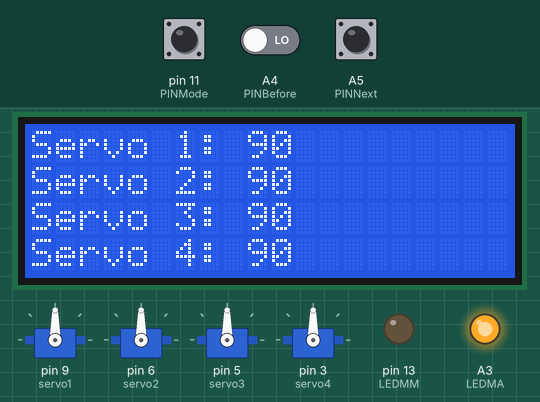
Bench run of a sketch on a simulated Arduino Uno, built with avr-gcc and run on an emulated ATmega328P. Parts: 20×4 character LCD, 4 × servo, output pins drawn as LEDs (lit = HIGH). The test bench sets the inputs (shaded band); at power-on: pin 11 (PINMode) LOW, A5 (PINNext) LOW, A4 (PINBefore) LOW.

Above: at 1.2 s.
1.3 s: pin 11 (PINMode) pulled HIGH for 0.15 s
At 2.2 s:
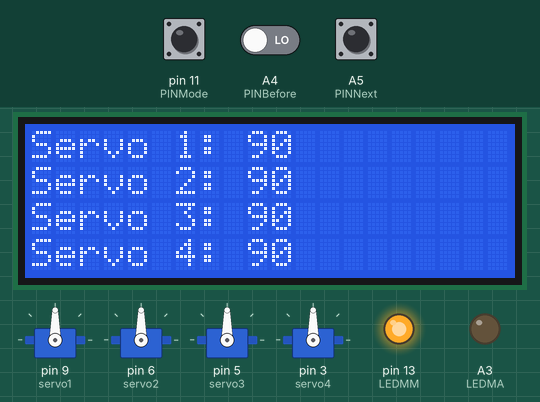
3.0 s: A5 (PINNext) pulled HIGH for 0.15 s
At 3.8 s:
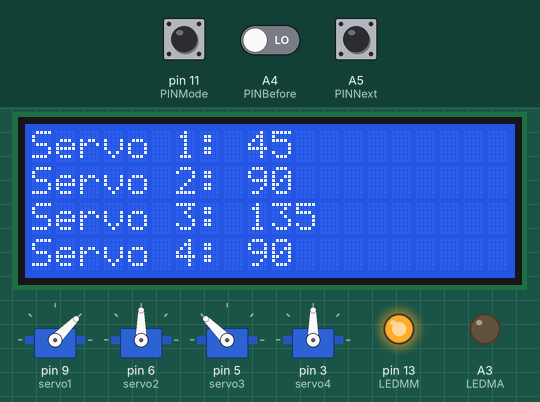
4.7 s: A5 (PINNext) pulled HIGH for 1 s
At 6.7 s:
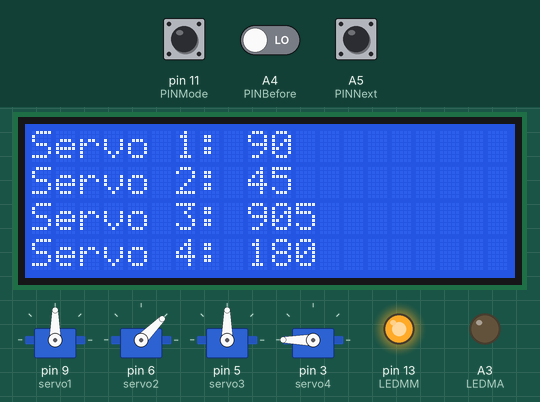
7.2 s: A5 (PINNext) pulled HIGH for 0.15 s
At 8.6 s:
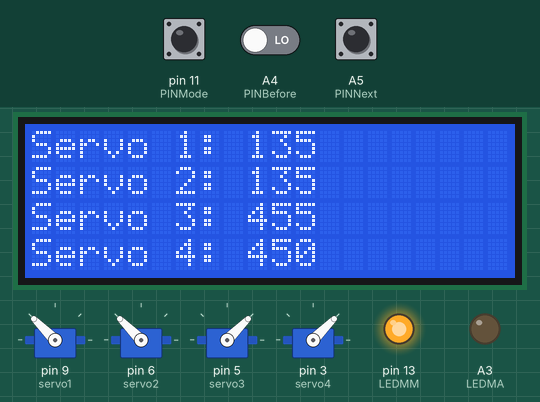
8.9 s: A5 (PINNext) pulled HIGH for 3.2 s
At 12.8 s:
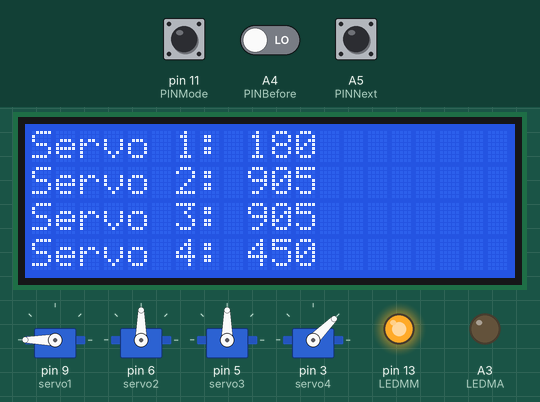
13.6 s: pin 11 (PINMode) pulled HIGH for 1 s
At 16.1 s:
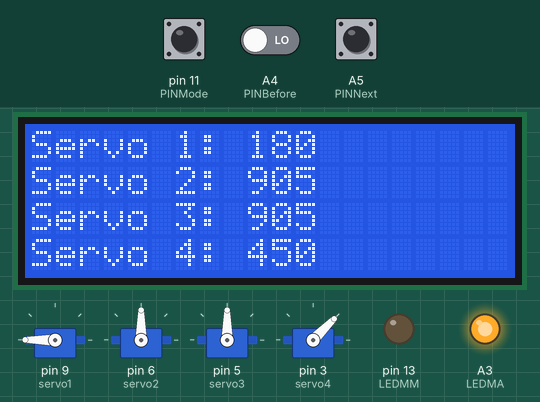
Timing chart, 0 to 17.1 s (numbered marks = the images above; inputs shaded):
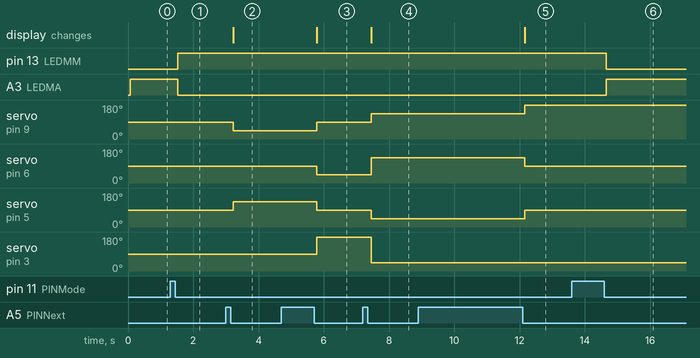

The sketch:

Proyecto_GM_ModoAuto.ino
```cpp
#include <LiquidCrystal.h>
#include <Servo.h>
#include <Bounce2.h>

LiquidCrystal lcd(12,4,10,8,7,2);

Servo servo1, servo2, servo3, servo4;
int angulos[4]={90,90,90,90};

const int PINNext = A5;
const int PINBefore = A4;
const int PINMode = 11;
const int LEDMA = A3;
const int LEDMM = 13;
bool modoManual = false;

Bounce PBNext = Bounce();
Bounce PBBefore = Bounce();
Bounce PBMode = Bounce();

const int configuraciones = 5;
int rutina[configuraciones][4] = {
{90,90,90,90},
{45,90,135,90},
{90,45,90,180},
{135,135,45,45},
{180,90,90,45}
};

int ConfigActual = 0;

void ModoLED(bool manual);
void MoverServos();
void MostrarenLCD();
void NextConfig();
void PrevConfig();
void LoadConfig();

void setup() {
  // put your setup code here, to run once:
  lcd.begin(20,4);

  servo1.attach(9);
  servo2.attach(6);
  servo3.attach(5);
  servo4.attach(3);

  pinMode(LEDMA, OUTPUT);
  pinMode(LEDMM, OUTPUT);
  pinMode(PINNext, INPUT);
  pinMode(PINBefore, INPUT);
  pinMode(PINNext, INPUT);

  PBNext.attach(PINNext);
  PBNext.interval(25);
  PBBefore.attach(PINBefore);
  PBBefore.interval(25);
  PBMode.attach(PINMode);
  PBMode.interval(25);

  ModoLED(modoManual);
  MoverServos();
  MostrarenLCD();

}

void loop() {
  PBNext.update();
  PBBefore.update();
  PBMode.update();

 if (PBMode.fell()){
    modoManual = !modoManual;
    ModoLED(modoManual);
 }
if (modoManual){
    if (PBNext.fell()){
      NextConfig();
      MoverServos();
      MostrarenLCD();
      }
    if (PBBefore.fell()){
      PrevConfig();
      MoverServos();
      MostrarenLCD();
      }
}
delay(50);
}

void NextConfig() {
  ConfigActual=(ConfigActual + 1) % configuraciones;
  LoadConfig();
}

void PrevConfig(){
  ConfigActual=(ConfigActual - 1 + configuraciones) % configuraciones;
  LoadConfig();
}

void LoadConfig(){
  for (int i=0; i < 4; i++){
  angulos[i] = rutina[ConfigActual][i];
  } }

void MoverServos() {
  servo1.write(angulos[0]);
  servo2.write(angulos[1]);
  servo3.write(angulos[2]);
  servo4.write(angulos[3]);
}
void MostrarenLCD() {
  lcd.setCursor(0,0) ; lcd.print("Servo 1: "); lcd.print(angulos[0]);
  lcd.setCursor(0,1) ; lcd.print("Servo 2: "); lcd.print(angulos[1]);
  lcd.setCursor(0,2) ; lcd.print("Servo 3: "); lcd.print(angulos[2]);
  lcd.setCursor(0,3) ; lcd.print("Servo 4: "); lcd.print(angulos[3]);
}

void ModoLED(bool manual){
  digitalWrite(LEDMM, manual ? HIGH:LOW); //OPeración ternario equivalente a if else if
  digitalWrite(LEDMA, manual ? LOW:HIGH);
}
```

Measured:
- after the input at 1.3 s, pin 13 (LEDMM): LOW → HIGH after 0.22 s; A3 (LEDMA): HIGH → LOW after 0.22 s
- after the input at 3.0 s, servo on pin 9 (servo1): 90° → 45° after 0.23 s; servo on pin 5 (servo3): 90° → 135° after 0.23 s; the display: changes after 0.23 s (image 2)
- after the input at 4.7 s, servo on pin 9 (servo1): 45° → 90° after 1.1 s; servo on pin 6 (servo2): 90° → 45° after 1.1 s; servo on pin 5 (servo3): 135° → 90° after 1.1 s; servo on pin 3 (servo4): 90° → 180° after 1.1 s; the display: changes after 1.1 s (image 3)
- after the input at 7.2 s, servo on pin 9 (servo1): 90° → 135° after 0.25 s; servo on pin 6 (servo2): 45° → 135° after 0.25 s; servo on pin 5 (servo3): 90° → 45° after 0.25 s; servo on pin 3 (servo4): 180° → 45° after 0.25 s; the display: changes after 0.25 s (image 4)
- after the input at 8.9 s, servo on pin 9 (servo1): 135° → 180° after 3.3 s; servo on pin 6 (servo2): 135° → 90° after 3.3 s; servo on pin 5 (servo3): 45° → 90° after 3.3 s; the display: changes after 3.3 s (image 5)
- after the input at 13.6 s, pin 13 (LEDMM): HIGH → LOW after 1.1 s; A3 (LEDMA): LOW → HIGH after 1.1 s
